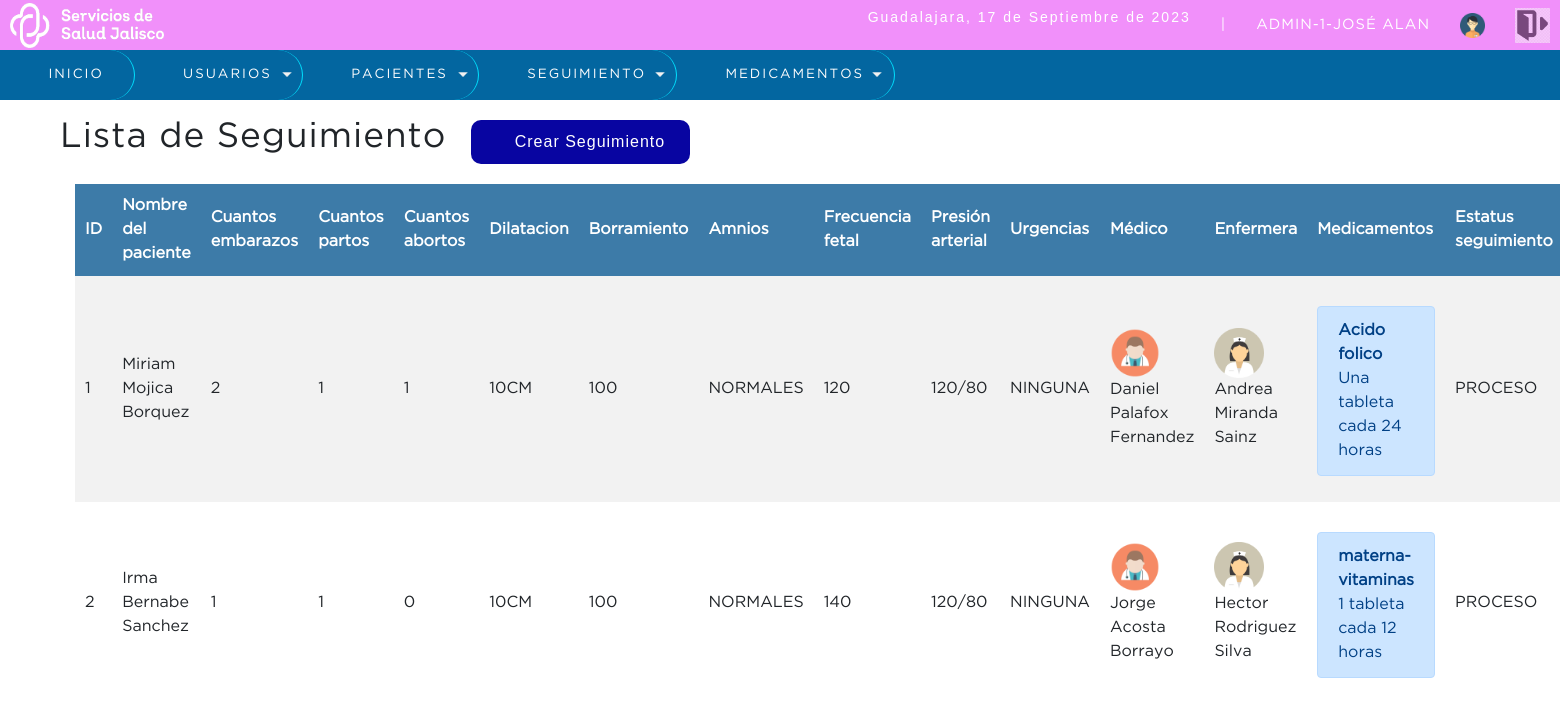
The app's page /sistema/lista_seguimiento.php (signed in) with its own data.
### tables this page shows
CREATE TABLE `seguimiento` (
  `idseguimiento` int(11) NOT NULL,
  `idpaciente` int(11) NOT NULL,
  `cuantos_embarazos` tinyint(4) NOT NULL,
  `cuantos_partos` tinyint(4) NOT NULL,
  `cuantas_cesareas` tinyint(4) NOT NULL,
  `cuantos_abortos` tinyint(4) NOT NULL,
  `dilatacion` text NOT NULL,
  `borramiento` varchar(20) NOT NULL,
  `amnios` varchar(12) NOT NULL,
  `frecuencia_fetal` text DEFAULT NULL,
  `presion_arterial` text NOT NULL,
  `urgencias` text DEFAULT NULL,
  `idenfermera` int(11) NOT NULL,
  `idmedico` int(11) NOT NULL,
  `usuario_id` int(11) NOT NULL,
  `estatus_seguimiento` varchar(20) NOT NULL,
  `estatus` tinyint(1) NOT NULL DEFAULT 1
);

CREATE TABLE `pacientes` (
  `idpaciente` int(11) NOT NULL,
  `nombre` varchar(50) NOT NULL,
  `apellido_paterno` varchar(50) NOT NULL,
  `apellido_materno` varchar(50) NOT NULL,
  `hora` time NOT NULL,
  `curp` varchar(50) NOT NULL,
  `fecha_nacimiento` date NOT NULL,
  `domicilio` varchar(50) NOT NULL,
  `telefono` varchar(20) NOT NULL,
  `cod_postal` int(11) NOT NULL,
  `estatus_paciente` varchar(50) NOT NULL,
  `estatus` tinyint(1) NOT NULL DEFAULT 1,
  `idusuario` int(11) NOT NULL
);

CREATE TABLE `usuario` (
  `idusuario` int(11) NOT NULL,
  `correo` varchar(50) NOT NULL,
  `usuario` varchar(20) NOT NULL,
  `clave` varchar(50) NOT NULL,
  `rol` int(11) NOT NULL,
  `estatus` int(11) NOT NULL DEFAULT 1,
  `nombre` varchar(50) DEFAULT NULL,
  `apellido_paterno` varchar(50) DEFAULT NULL,
  `apellido_materno` varchar(50) DEFAULT NULL,
  `cedula` tinyint(4) DEFAULT NULL
);

CREATE TABLE `seguimiento_medicamento` (
  `id_seguimientomedicamento` int(11) NOT NULL,
  `idseguimiento` int(11) NOT NULL,
  `idmedicamento` int(11) NOT NULL,
  `estatus` tinyint(1) DEFAULT 1
);

### sistema/lista_seguimiento.php (the view, shortened to what this page needs)
<?php
include "../conexion.php"
?>
<?php
$qmed="select idmedicamento,nombre_medicamento from medicamentos where  estatus=1";
					$rqmed=mysqli_query($conection,$qmed);
					while($datam =mysqli_fetch_row($rqmed)){
						$cat_medicamentos[$datam[0]]=$datam[1];
					}
$qmedo="select idmedicamento,observaciones from medicamentos where  estatus=1";
					$rqmedo=mysqli_query($conection,$qmedo);
					while($datamo =mysqli_fetch_row($rqmedo)){
						$cat_medicamentoso[$datamo[0]]=$datamo[1];
					}
?>
<!DOCTYPE html>
<html lang="en">
<head>
	<?php include "includes/scripts.php"; ?>
</head>
<body>
	<?php include "includes/header.php"; ?>
	<section id="container">
		<h1>Lista de Seguimiento</h1>
		<a href="registro_seguimiento.php" class="btn_new"><i class="fa-solid fa-file-circle-plus"></i> Crear Seguimiento</a>
		<div style="width:100%" class="col-12 nowrap">
		<table id="lista"  class="display nowrap table-striped " style="width:100%">
			<thead>
			<tr>
				<th>ID</th>
				<th>Nombre del paciente</th>
				<th>Cuantos embarazos</th>
				<th>Cuantos partos</th>
				<th>Cuantos abortos</th>
				<th>Dilatacion</th>
				<th>Borramiento</th>
				<th>Amnios</th>
				<th>Frecuencia fetal</th>
				<th>Presi&oacute;n arterial</th>
				<th>Urgencias</th>
				<th>M&eacute;dico</th>
				<th>Enfermera</th>
				<th>Medicamentos</th>
				<th>Estatus seguimiento</th>
			</tr>
			</thead>
			<tbody>
		<?php
			$ext="";
			$query = mysqli_query($conection,"SELECT * FROM seguimiento  WHERE estatus=1 $ext ORDER BY idseguimiento ASC ");
			$query_paciente = mysqli_query($conection,"SELECT p.nombre, p.apellido_paterno, p.apellido_materno FROM pacientes p  INNER JOIN seguimiento s ON p.idpaciente=s.idpaciente");
			$query_medico = mysqli_query($conection,"SELECT s.idmedico,u.nombre, u.apellido_paterno, u.apellido_materno
			FROM seguimiento s
			INNER JOIN medico m ON s.idmedico = m.idmedico
			INNER JOIN usuario u ON m.idusuario = u.idusuario");
			$query_enfermera = mysqli_query($conection,"SELECT s.idenfermera,u.nombre, u.apellido_paterno, u.apellido_materno
			FROM seguimiento s
			INNER JOIN enfermeras e ON s.idenfermera = e.idenfermeras
			INNER JOIN usuario u ON e.idusuario = u.idusuario;");
			$result = mysqli_num_rows($query);
			$result_paciente = mysqli_num_rows($query_paciente);
			$result_medico = mysqli_num_rows($query_medico);
			$result_enfermera = mysqli_num_rows($query_enfermera);
			if($result > 0 && $result_paciente>0 && $result_medico >0 && $result_enfermera >0){
				while ($data = mysqli_fetch_array($query)) {
					$data2=mysqli_fetch_array($query_paciente);
					$data3=mysqli_fetch_array($query_medico);
					$data4=mysqli_fetch_array($query_enfermera);
					$idseguimiento= (int)$data['idseguimiento'];
					$qm="select idmedicamento from seguimiento_medicamento where idseguimiento='$idseguimiento' and estatus=1";
					$rqm=mysqli_query($conection,$qm);
					$meds="";
					while($data5 =mysqli_fetch_array($rqm)){
						$meds.='<div class="alert alert-primary" role="alert"><b>'.$cat_medicamentos[$data5['idmedicamento']]."</b> <br>".$cat_medicamentoso[$data5['idmedicamento']].'</div>';
					}
			?>
				<tr>
					<td><?php echo (int)$data["idseguimiento"]; ?></td>
					<td><?php echo $data2["nombre"]." ".$data2["apellido_paterno"]." ".$data2["apellido_materno"]; ?></td>
					<td><?php echo (int)$data["cuantos_embarazos"]; ?></td>
					<td><?php echo (int)$data["cuantos_partos"]; ?></td>
					<td><?php echo (int)$data["cuantos_abortos"]; ?></td>
					<td><?php echo $data["dilatacion"]; ?></td>
					<td><?php echo $data["borramiento"]; ?></td>
					<td><?php echo $data['amnios'] ?></td>
                    <td><?php echo $data['frecuencia_fetal'] ?></td>
                    <td><?php echo $data['presion_arterial'] ?></td>
                    <td><?php echo $data['urgencias'] ?></td>
					<td><img src="img/med.png" style="height:50px"><?php echo $data3['nombre']." ".$data3['apellido_paterno']." ".$data3['apellido_materno']?></td>
					<td><img src="img/enf.png" style="height:50px"><?php echo $data4['nombre']." ".$data4['apellido_paterno']." ".$data4['apellido_materno'] ?></td>
					<td><?php echo $meds ?></td>
                    <td><?php echo $data['estatus_seguimiento'] ?></td>
				</tr>
		<?php
				}
			}
		 ?>
		</tbody>
		</table>
		</div>
	</section>
</body>
</html>

### sistema/css/style.css (style rules this page uses)
* { margin: 0; padding: 0; box-sizing: border-box; }
body { background: #fdffff; }
h1, h2, h3, h4, h5, h6 { font-family: 'GothamBook'; font-weight: bold; letter-spacing: 1px; }
h1 { font-size: 26px; }
a { text-decoration: none; font-family: arial; letter-spacing: 1px; }
#container { padding: 100px 60px 60px; }
.alert { width: 100%; background: #66e07d66; border-radius: 6px; margin: 20px auto; }
#container h1 { font-size: 35px; display: inline-block; }
.btn_new { display: inline-block; background: #0805a1; color: #FFF; padding: 10px 25px; border-radius: 10px; margin: 20px; }
table { border-collapse: collapse; font-size: 12pt; font-family: 'GothamBook'; width: 100%; }
table th { text-align: left; padding: 10px; background: #3d7ba8; color: #FFF; }
table tr:nth-child(odd) { background: #FFF; }
table td { padding: 10px; }

### records on screen
seguimiento: idseguimiento "1", idpaciente.nombre "Miriam", idpaciente.apellido_paterno "Mojica", idpaciente.apellido_materno "Borquez", cuantos_embarazos "2", cuantos_partos "1", cuantos_abortos "1", dilatacion "10CM", borramiento "100", amnios "NORMALES", frecuencia_fetal "120", presion_arterial "120/80", urgencias "NINGUNA", usuario.nombre "Daniel", usuario.apellido_paterno "Palafox", usuario.apellido_materno "Fernandez", usuario.nombre "Andrea", usuario.apellido_paterno "Miranda", usuario.apellido_materno "Sainz", estatus_seguimiento "PROCESO"
seguimiento_medicamento: idmedicamento "Acido folico", idmedicamento "Una tableta cada 24 horas"
seguimiento: idseguimiento "2", idpaciente.nombre "Irma", idpaciente.apellido_paterno "Bernabe", idpaciente.apellido_materno "Sanchez", cuantos_embarazos "1", cuantos_partos "1", cuantos_abortos "0", dilatacion "10CM", borramiento "100", amnios "NORMALES", frecuencia_fetal "140", presion_arterial "120/80", urgencias "NINGUNA", usuario.nombre "Jorge", usuario.apellido_paterno "Acosta", usuario.apellido_materno "Borrayo", usuario.nombre "Hector", usuario.apellido_paterno "Rodriguez", usuario.apellido_materno "Silva", estatus_seguimiento "PROCESO"
seguimiento_medicamento: idmedicamento "materna-vitaminas", idmedicamento "1 tableta cada 12 horas"

### other values on screen
fecha() "17 de Septiembre de 2023"
$_SESSION['user'] "ADMIN"
$_SESSION['rol'] "1"
$_SESSION['nombre'] "JOSÉ ALAN"
